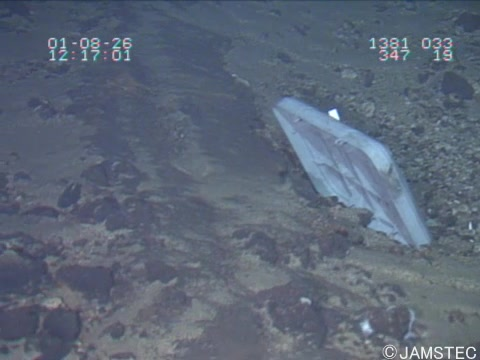
#> input picture Underwater-Image-Enhancement-based-on-Fusion-Python-main/Images/4.jpg, 480 x 360 px
$ python -i FeatureWeight.py   (imports and definitions only)   (older library calls are emulated)
#> lines starting #> are read from the running program, lines starting #| are printed output that depends on the picture
#> further down, picture is the input picture: shape (360, 480, 3); mean B, G, R 119.2, 102.9, 92.2
import cv2
import numpy as np
import math


def Saliency(img):
    gfgbr = cv2.GaussianBlur(img,(3, 3), 3)
    LabIm = cv2.cvtColor(gfgbr, cv2.COLOR_BGR2Lab)
#> LabIm: shape (360, 480, 3); mean of channels 0, 1, 2 110.1, 127.9, 117.5
    lab = cv2.split(LabIm)
    l = np.float32(lab[0])
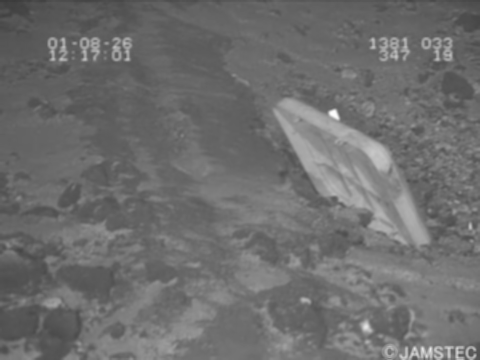
#> l: shape (360, 480) float32; min 59, max 252, mean 110.1
    a = np.float32(lab[1])
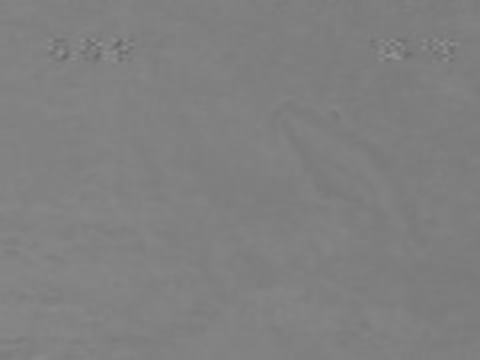
#> a: shape (360, 480) float32; min 105, max 147, mean 127.9
    b = np.float32(lab[2])
    lm = cv2.mean(l)[0] # cv2.mean(l).val[0]
#> lm = 110.1
    am = cv2.mean(a)[0]
#> am = 127.9
    bm = cv2.mean(b)[0]
#> bm = 117.5
    sm = np.zeros(l.shape, l[0][1].dtype)
    l = cv2.subtract(l, lm)
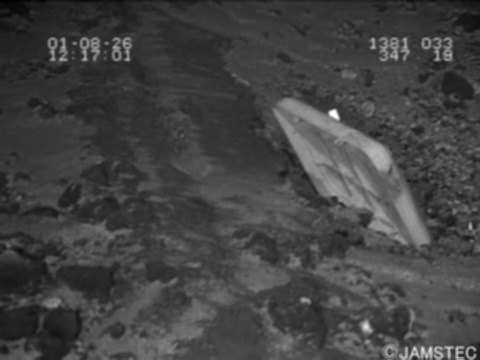
#> l: shape (360, 480) float32; min -51.09, max 141.9, mean 0; drawn with min black and max white
    a = cv2.subtract(a, am)
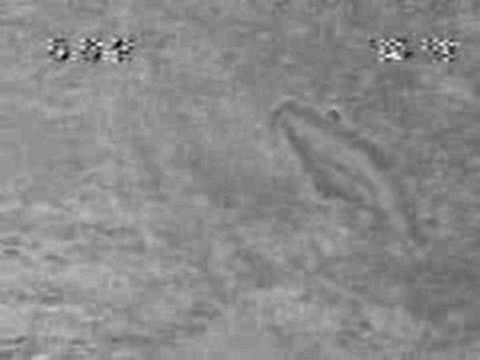
#> a: shape (360, 480) float32; min -22.94, max 19.06, mean -3.26e-06; drawn with min black and max white
    b = cv2.subtract(b, bm)
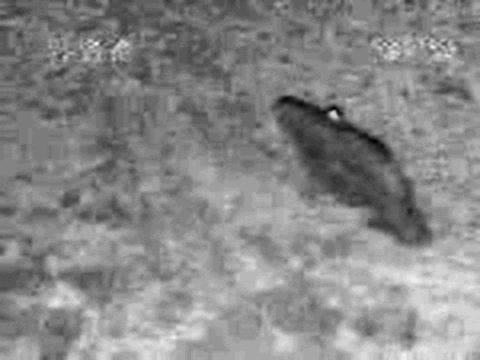
#> b: shape (360, 480) float32; min -15.51, max 13.49, mean 3.58e-06; drawn with min black and max white
    sm = cv2.add(sm, cv2.multiply(l, l))
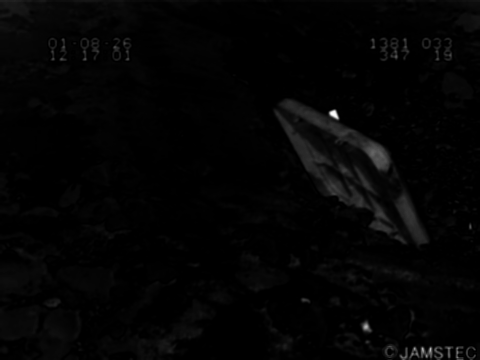
#> sm: shape (360, 480) float32; min 0.0078, max 20138.9, mean 347.1; drawn with min black and max white
    sm = cv2.add(sm, cv2.multiply(a, a))
    sm = cv2.add(sm, cv2.multiply(b, b))
    return sm


def LaplacianContrast(img):
    # img=cv2.CreateMat(h, w, cv2.CV_32FC3)
    laplacian = cv2.Laplacian(img,5)
    laplacian = cv2.convertScaleAbs(laplacian)
    return laplacian


def LocalContrast(img):
    h = [1.0 / 16.0, 4.0 / 16.0, 6.0 / 16.0, 4.0 / 16.0, 1.0 / 16.0]
    mask = np.ones((len(h),len(h)), img[0][0].dtype)
    for i in range(len(h)):
        for j in range(len(h)):
            mask[i][j]=(h[i] * h[j])
    localContrast = cv2.filter2D(img, 5,kernel=mask)
    for i in range(len(localContrast)):
        for j in range(len(localContrast[0])):
            if localContrast[i][j] > math.pi / 2.75:
                localContrast[i][j] = math.pi / 2.75
    localContrast = cv2.subtract(img, localContrast)
    return cv2.multiply(localContrast, localContrast)


def Exposedness(img):
    sigma = 0.25
    average = 0.5
    exposedness = np.zeros(img.shape,img[0][0].dtype)
    for i in range(len(img)):
        for j in range(len(img[0])):
            value = math.exp(-1.0 * math.pow(img[i, j] - average, 2.0) / (2 * math.pow(sigma, 2.0)))
            exposedness[i][j] = value
    return exposedness


def LuminanceWeight(img, L):
    bCnl = np.float32(cv2.extractChannel(img, 0))
    gCnl = cv2.extractChannel(img, 1)
    rCnl = cv2.extractChannel(img, 2)
    rCnl = np.float32(rCnl)
    lum = np.zeros(L.shape, L.dtype())
    for i in range(len(L)):
        for j in range(len(L[0])):
            data = math.sqrt((math.pow(bCnl[i][j] / 255.0 - L[i][j], 2.0) + math.pow(
                gCnl[i][j] / 255.0 - L[i][j], 2.0) + math.pow(rCnl[i][j] / 255.0 - L[i][j], 2.0)) / 3)
            lum[i][j] = data
    return lum

>>> import cv2
>>> picture = cv2.imread('Images/4.jpg')
>>> result = Saliency(picture)

$ run again, on Underwater-Image-Enhancement-based-on-Fusion-Python-main/Images/green_water_2.jpg
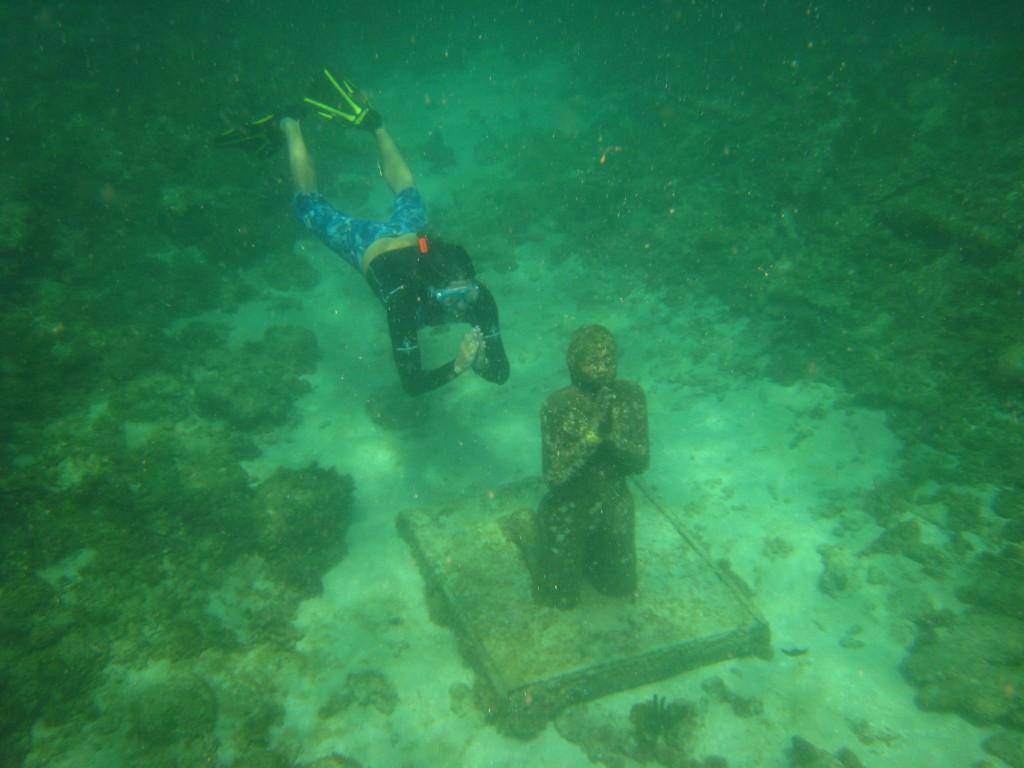
#> input picture Underwater-Image-Enhancement-based-on-Fusion-Python-main/Images/green_water_2.jpg, 1024 x 768 px
#> picture is the input picture: shape (768, 1024, 3); mean B, G, R 78.9, 129.1, 44.7
#> LabIm: shape (768, 1024, 3); mean of channels 0, 1, 2 122, 91.1, 147.9
#> in Saliency, `b = np.float32(lab[2])`:
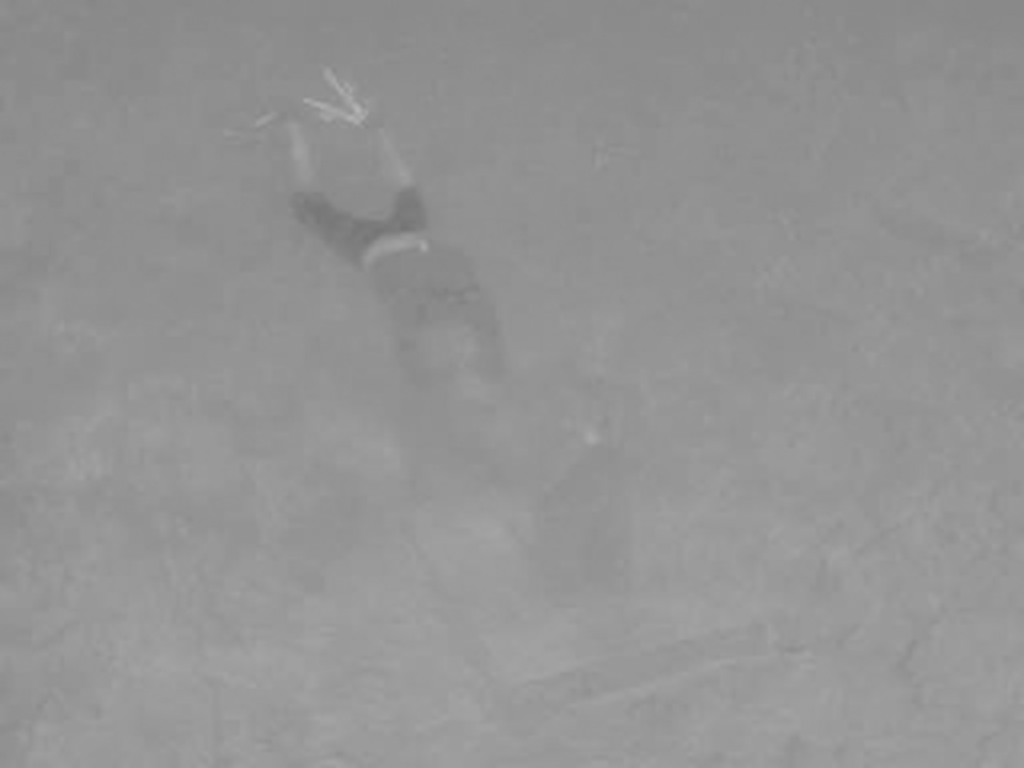
#> b: shape (768, 1024) float32; min 116, max 180, mean 147.9
#> lm = 122
#> am = 91.11
#> bm = 147.9
#> in Saliency, `sm = cv2.add(sm, cv2.multiply(l, l))`:
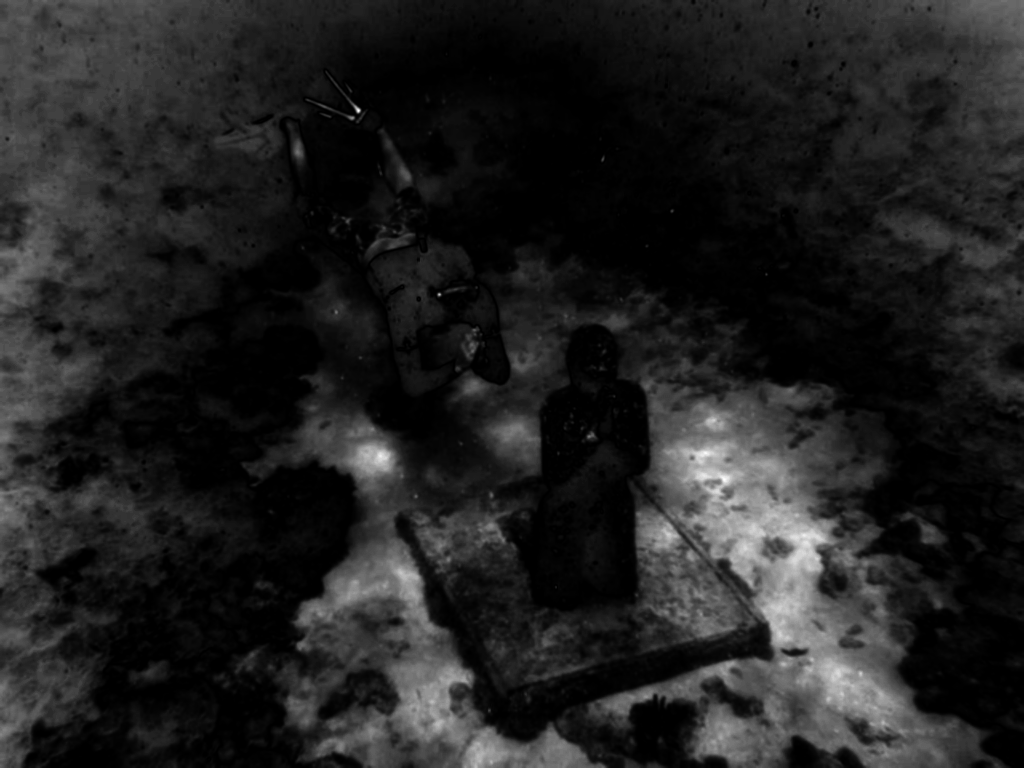
#> sm: shape (768, 1024) float32; min 0.00147, max 7914.2, mean 1032.5; drawn with min black and max white

$ run again, on Underwater-Image-Enhancement-based-on-Fusion-Python-main/Images/green_water_4.jpg
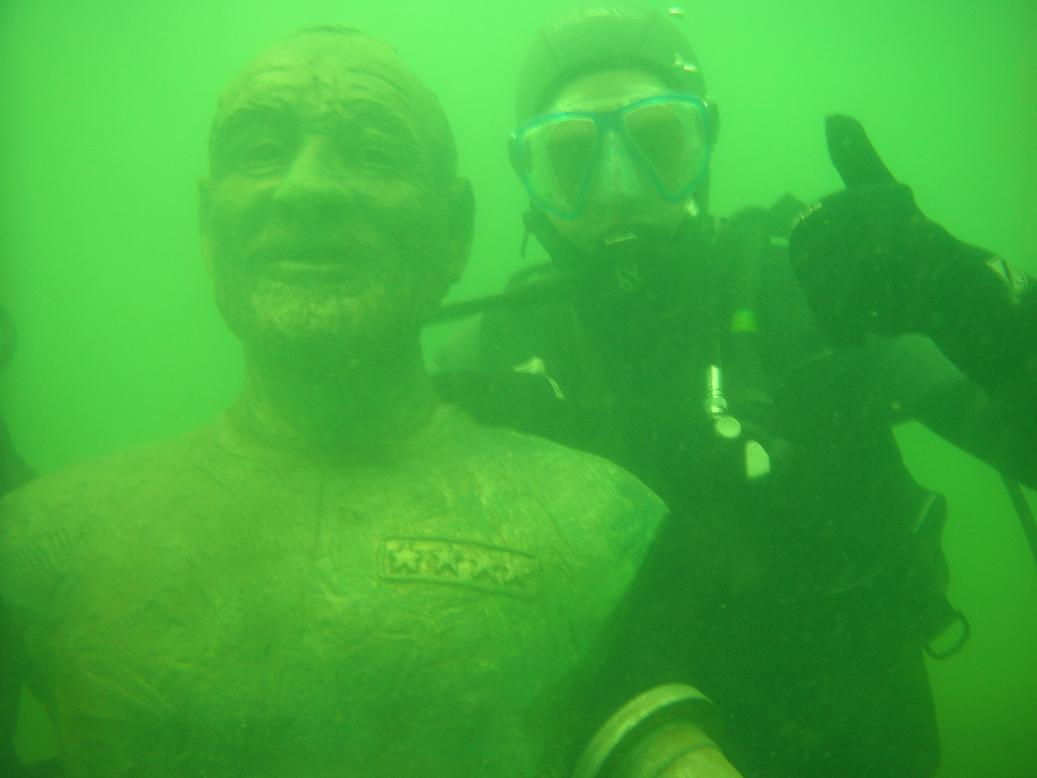
#> input picture Underwater-Image-Enhancement-based-on-Fusion-Python-main/Images/green_water_4.jpg, 1037 x 778 px
#> picture is the input picture: shape (778, 1037, 3); mean B, G, R 57, 172.2, 64.9
#> LabIm: shape (778, 1037, 3); mean of channels 0, 1, 2 158.9, 75.6, 176.3
#> in Saliency, `b = np.float32(lab[2])`:
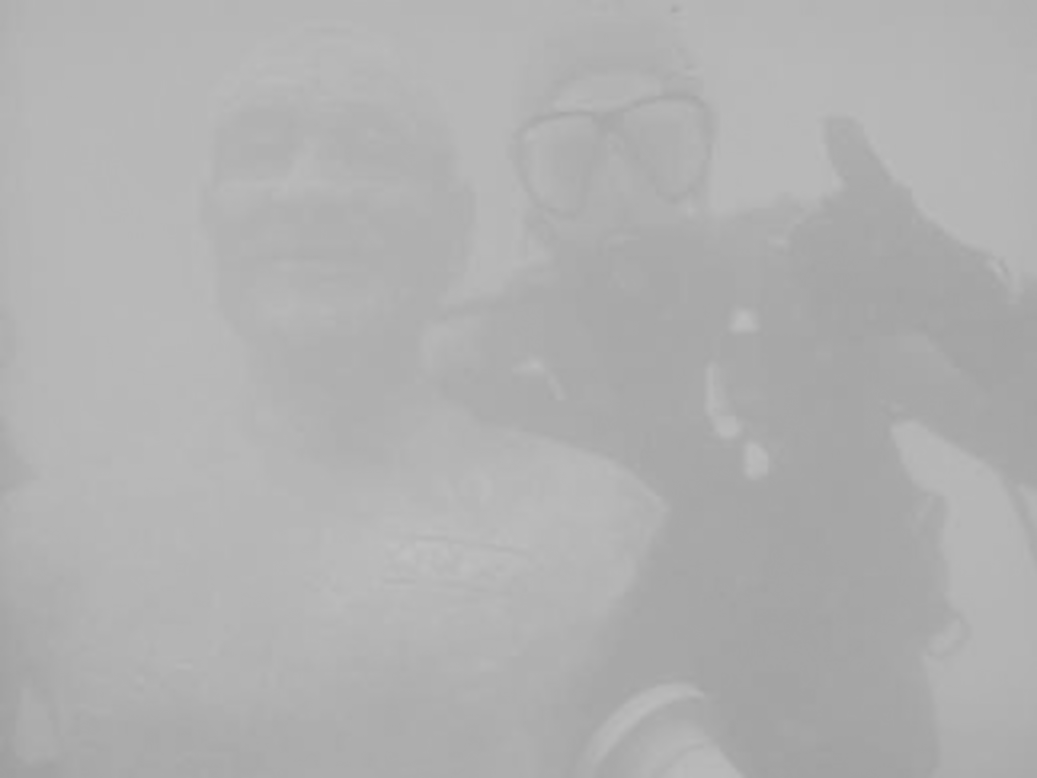
#> b: shape (778, 1037) float32; min 159, max 193, mean 176.3
#> lm = 158.9
#> am = 75.6
#> bm = 176.3
#> in Saliency, `sm = cv2.add(sm, cv2.multiply(l, l))`:
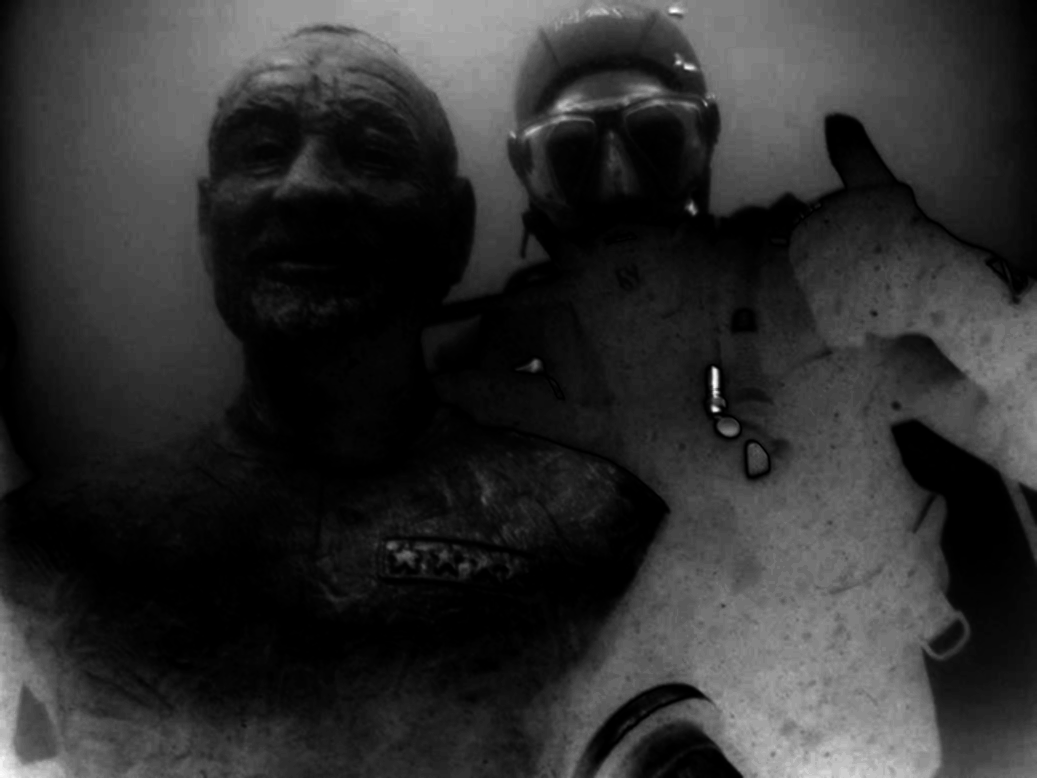
#> sm: shape (778, 1037) float32; min 0.00474, max 6251.9, mean 1164.9; drawn with min black and max white

$ run again, on Underwater-Image-Enhancement-based-on-Fusion-Python-main/Images/1.png
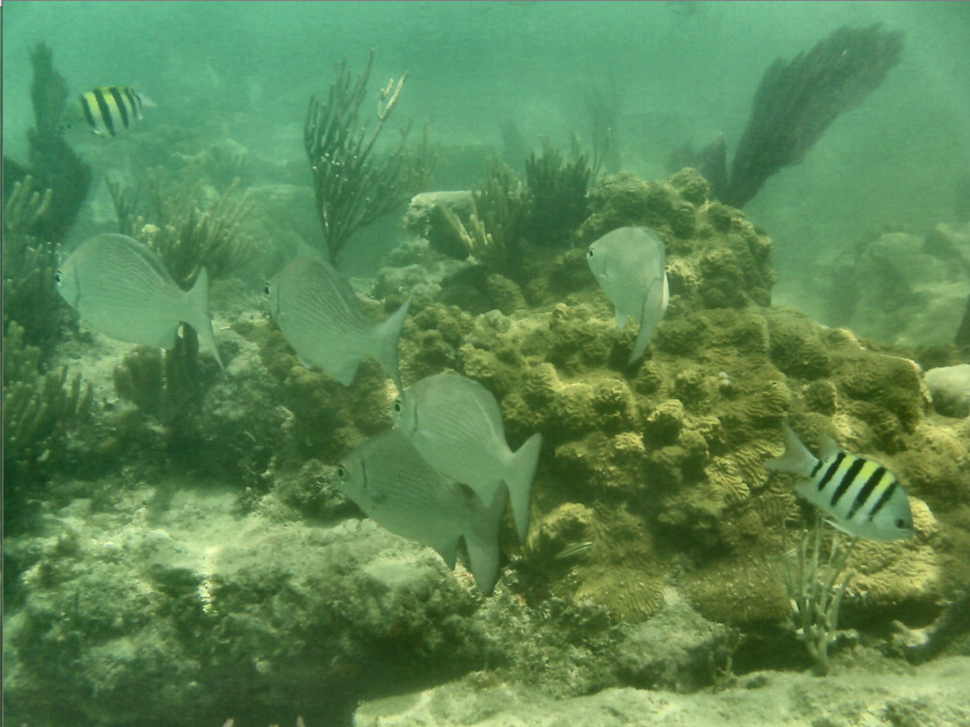
#> input picture Underwater-Image-Enhancement-based-on-Fusion-Python-main/Images/1.png, 970 x 727 px, shrunk from 1282 x 961 before the run
#> picture is the input picture: shape (727, 970, 3); mean B, G, R 83.3, 134.8, 92.7
#> LabIm: shape (727, 970, 3); mean of channels 0, 1, 2 132.4, 103.5, 151.3
#> in Saliency, `b = np.float32(lab[2])`:
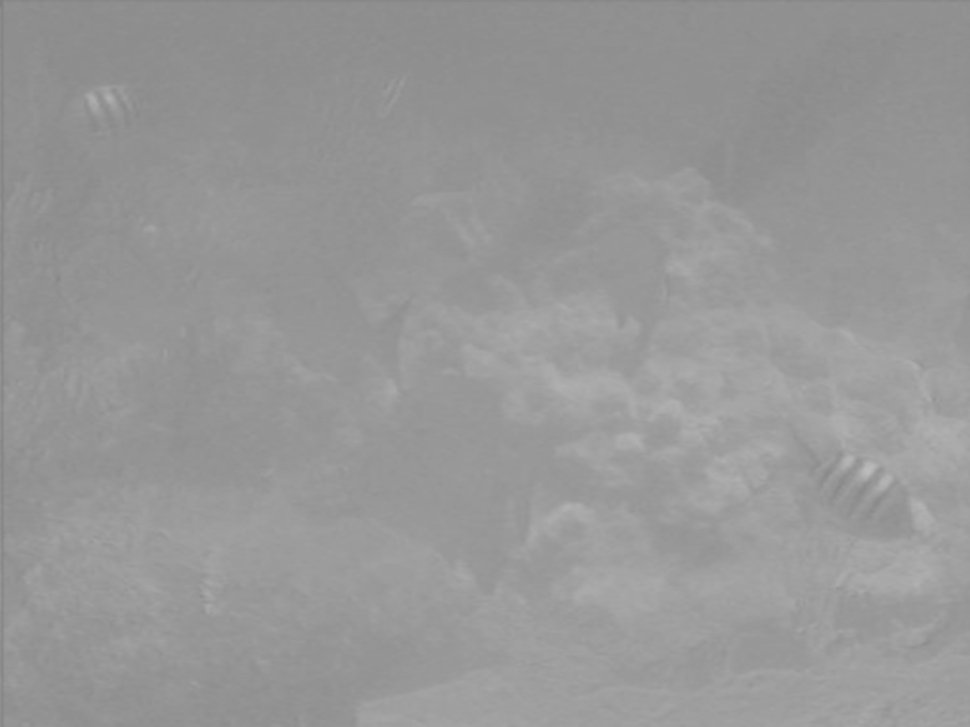
#> b: shape (727, 970) float32; min 128, max 187, mean 151.3
#> lm = 132.4
#> am = 103.5
#> bm = 151.3
#> in Saliency, `sm = cv2.add(sm, cv2.multiply(l, l))`:
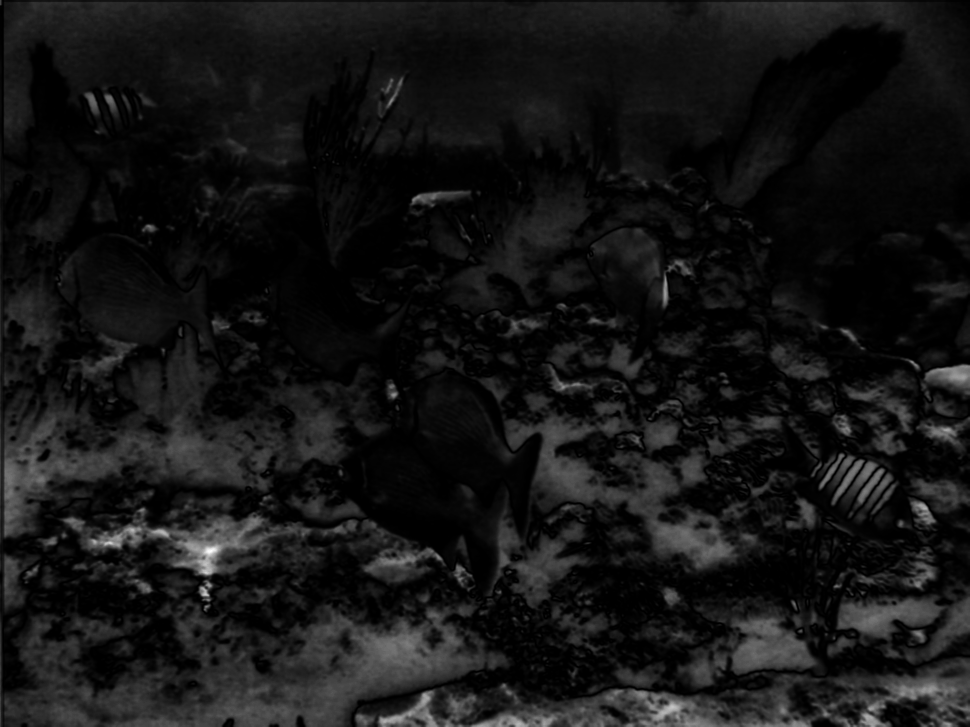
#> sm: shape (727, 970) float32; min 0.135, max 13837.6, mean 1153.1; drawn with min black and max white
